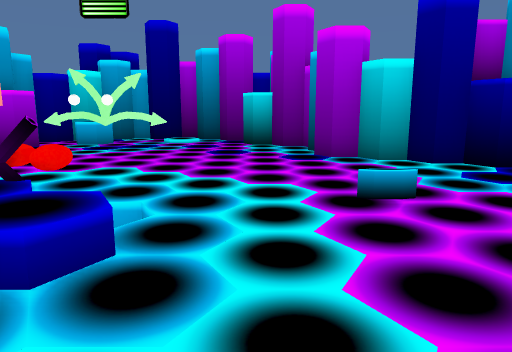
view 1 (above)

20 first-person views from a walk through a Unity game level. The camera is 1.2 m above the floor, tilts 10° down and sees 70° across. The floor is counted in squares, 1 m on a side. Each view is taken from the middle of a square. On the plan, view 1 faces up. The plan holds only what a view shows up to about 15 squares ahead; the rest is blank. The player is left out. Some surface patterns are stand-ins.

view 2
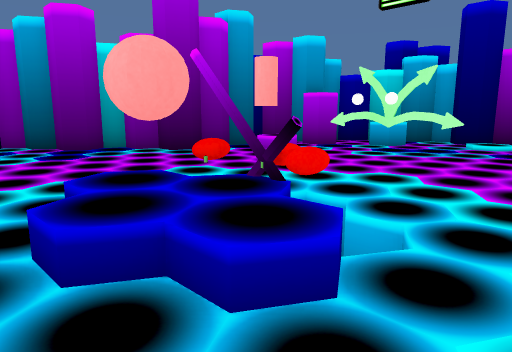

view 3
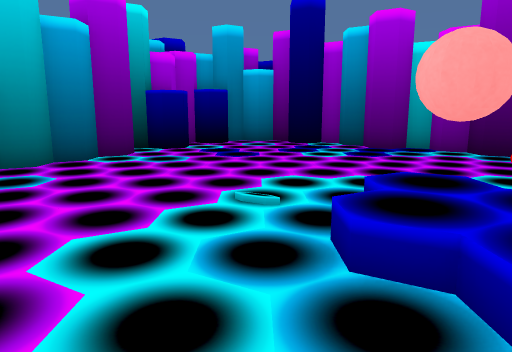

view 4
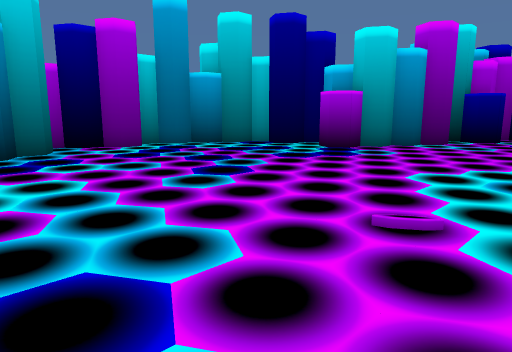

view 5
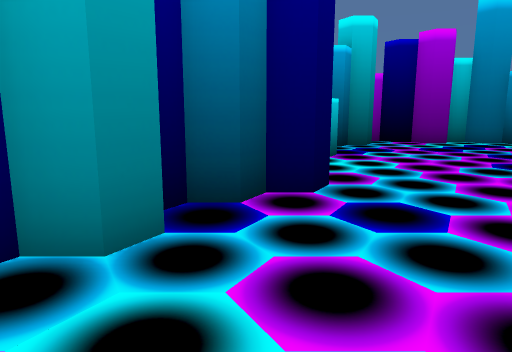

view 6
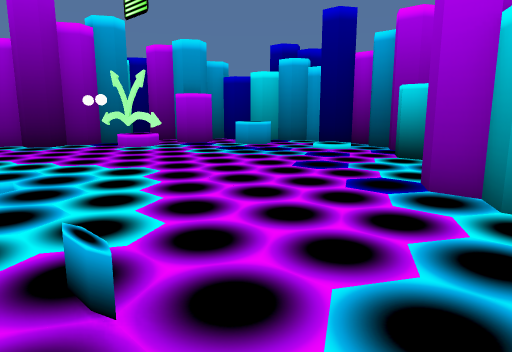

view 7
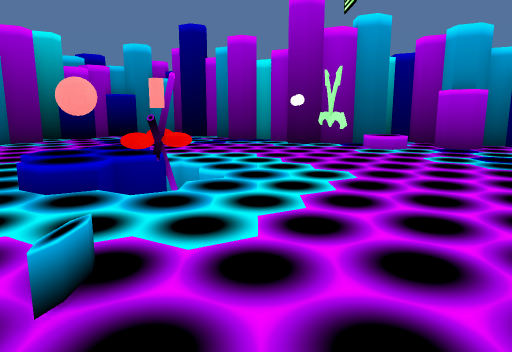

view 8
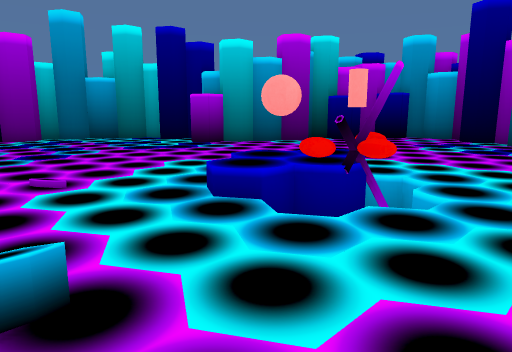

view 9
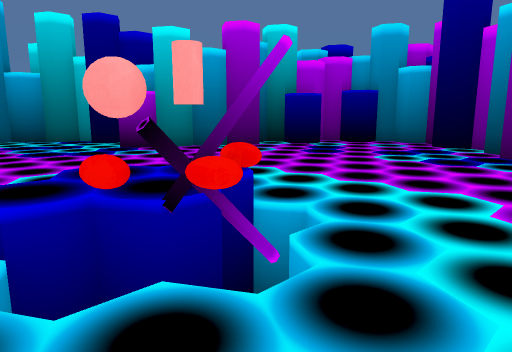

view 10
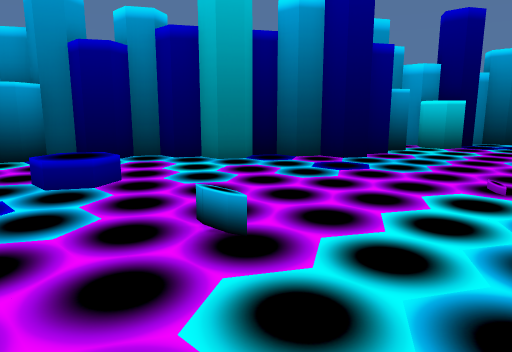

view 11
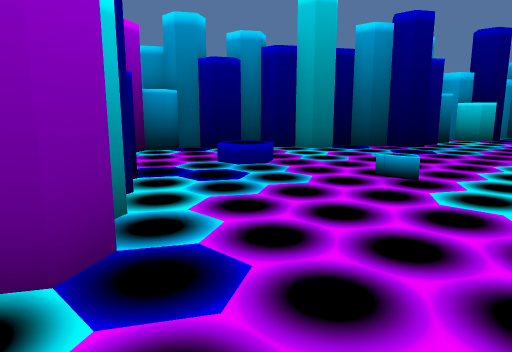

view 12
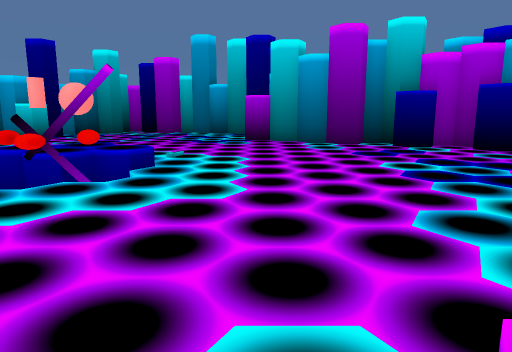

view 13
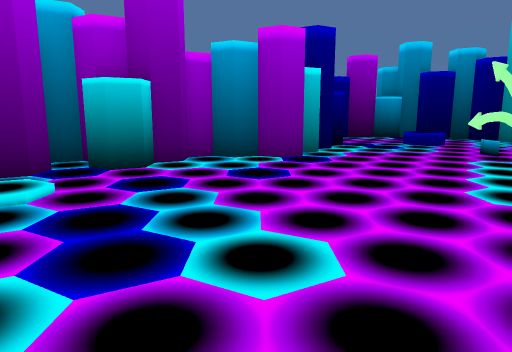

view 14
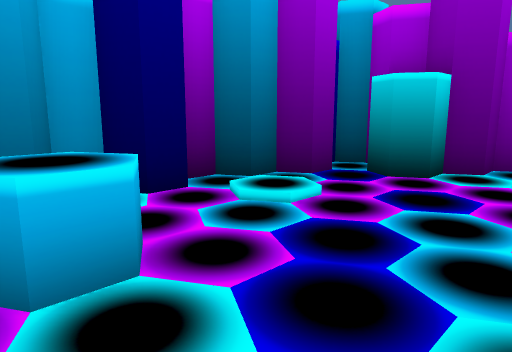

view 15
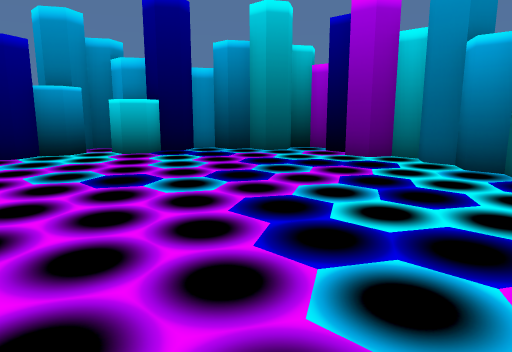

view 16
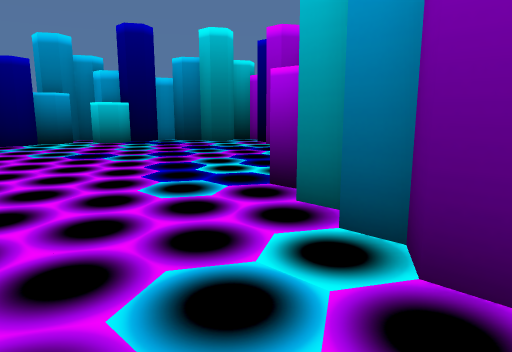

view 17
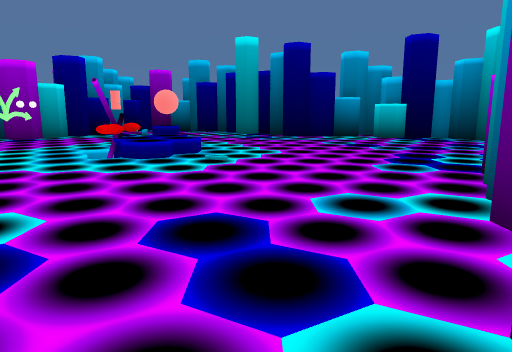

view 18
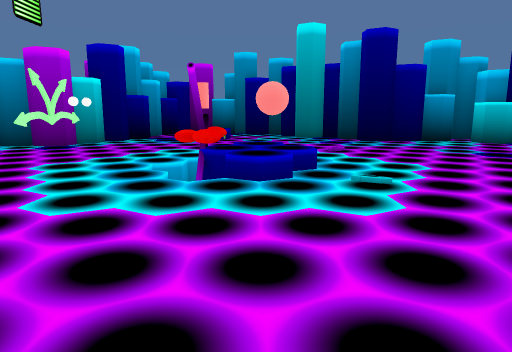

view 19
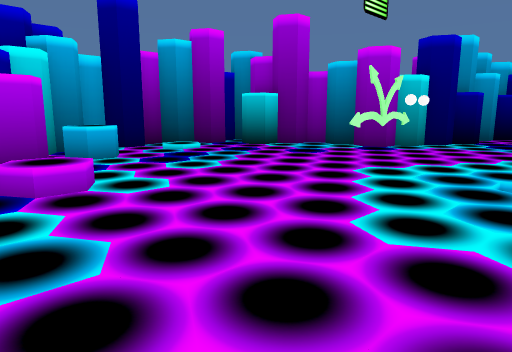

view 20
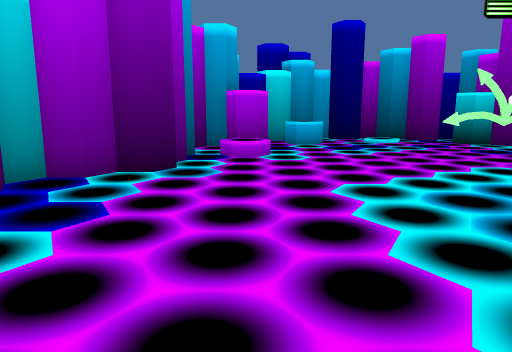

### Floor plan
Key: @ floor where view 1 was taken; # wall or solid block; . main floor; : floor 0.25 m higher than the main floor; / step, stairs or slope; = window, fence, low wall or low ledge; ^ raised ledge; B ball; O other object.
Columns run from 15 left of view 1 to 9 right of it. Each row starts with its distance up from view 1.
 17          #####
 16         ##.#.###
 15        ###..:.###
 14       ##^^../..##
 13      ###........##
 12      #...........#
 11      #...........#
 10      #.O.........##
  9      #............###
  8      #..............##
  7    ###......O..........
  6    #....................#
  5  ###.......   ......OO..#
  4  #.........##=..........#
  3   .........OBO......... #
  2 #...........B..........##
  1 #....................###
  0 #..............@.....#
 -1 ###.................##
 -2  ###...............##
 -3    ####............#
 -4       ##...........#
 -5        ##..........#
 -6        ##.........##
 -7         #.........##
 -8         #.........#
 -9         ###.....###
-10           ##.#..#
-11            ######

Positions as (right, up) in squares from view 1, and headings:
1: (0, 0), facing up
2: (0, 1), facing up-left
3: (0, 1), facing left
4: (4, 2), facing down-left
5: (5, 4), facing down
6: (4, 4), facing up-left
7: (4, 6), facing left
8: (2, 7), facing down-left
9: (-1, 7), facing down-left
10: (-1, 7), facing down-right
11: (-1, 11), facing down-right
12: (-7, 11), facing down
13: (-8, 11), facing right
14: (-7, 11), facing up-right
15: (-7, -1), facing down-right
16: (-11, 0), facing down-right
17: (-14, 0), facing right
18: (-11, 3), facing right
19: (-10, 4), facing up-right
20: (-8, 0), facing up
